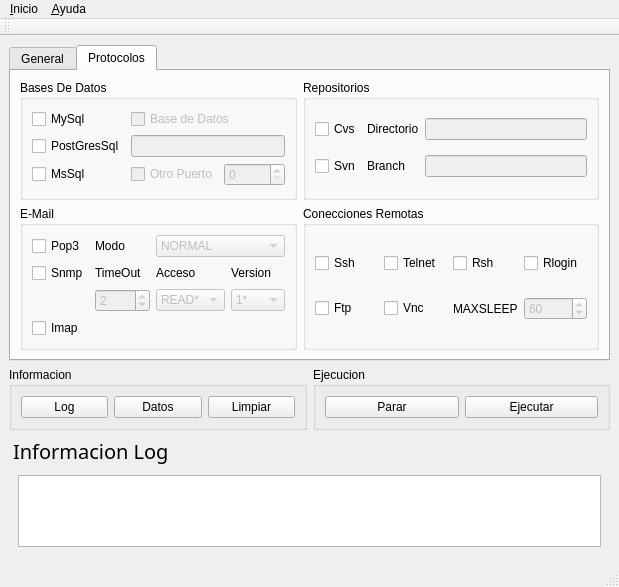
<ui version="4.0" >
 <class>OBruteForceGui</class>
 <widget class="QMainWindow" name="OBruteForceGui" >
  <property name="geometry" >
   <rect>
    <x>0</x>
    <y>0</y>
    <width>564</width>
    <height>587</height>
   </rect>
  </property>
  <property name="windowTitle" >
   <string>OBruteForceGui</string>
  </property>
  <widget class="QWidget" name="centralwidget" >
   <layout class="QGridLayout" >
    <item row="0" column="0" colspan="2" >
     <widget class="QTabWidget" name="tabWidget" >
      <property name="currentIndex" >
       <number>1</number>
      </property>
      <widget class="QWidget" name="tab" >
       <attribute name="title" >
        <string>General</string>
       </attribute>
       <layout class="QGridLayout" >
        <item row="0" column="0" >
         <widget class="QGroupBox" name="groupBox_6" >
          <property name="title" >
           <string>Usuario(s)</string>
          </property>
          <layout class="QGridLayout" >
           <item row="0" column="0" >
            <widget class="QLabel" name="label" >
             <property name="text" >
              <string>Usuario</string>
             </property>
            </widget>
           </item>
           <item row="1" column="0" >
            <widget class="QLineEdit" name="OUsersLineEdit" />
           </item>
           <item row="2" column="0" >
            <widget class="QCheckBox" name="OUsersCheckBox" >
             <property name="text" >
              <string>Introducir 
Varios Usuarios</string>
             </property>
            </widget>
           </item>
           <item row="3" column="0" >
            <widget class="QPushButton" name="OUsersPushButton" >
             <property name="enabled" >
              <bool>false</bool>
             </property>
             <property name="text" >
              <string>Usuarios</string>
             </property>
            </widget>
           </item>
          </layout>
         </widget>
        </item>
        <item row="0" column="1" >
         <widget class="QGroupBox" name="groupBox" >
          <property name="title" >
           <string>OBjetivo(s)</string>
          </property>
          <layout class="QGridLayout" >
           <item row="0" column="0" >
            <widget class="QLabel" name="label_2" >
             <property name="text" >
              <string>Ip</string>
             </property>
            </widget>
           </item>
           <item row="0" column="1" >
            <widget class="QSpinBox" name="OIpSpinBox1" >
             <property name="maximum" >
              <number>255</number>
             </property>
            </widget>
           </item>
           <item row="0" column="2" colspan="2" >
            <widget class="QSpinBox" name="OIpSpinBox2" >
             <property name="maximum" >
              <number>255</number>
             </property>
            </widget>
           </item>
           <item row="0" column="4" >
            <widget class="QSpinBox" name="OIpSpinBox3" >
             <property name="maximum" >
              <number>255</number>
             </property>
             <property name="value" >
              <number>0</number>
             </property>
            </widget>
           </item>
           <item row="0" column="5" >
            <widget class="QSpinBox" name="OIpSpinBox4" >
             <property name="maximum" >
              <number>255</number>
             </property>
            </widget>
           </item>
           <item row="1" column="0" colspan="4" >
            <widget class="QCheckBox" name="OMachinesNameCheckBox" >
             <property name="text" >
              <string>Introducir por nombre</string>
             </property>
            </widget>
           </item>
           <item row="2" column="0" colspan="6" >
            <widget class="QLineEdit" name="OMachinesLineEdit" >
             <property name="enabled" >
              <bool>false</bool>
             </property>
            </widget>
           </item>
           <item row="3" column="0" colspan="3" >
            <widget class="QCheckBox" name="OMachinesCheckBox" >
             <property name="text" >
              <string>Introducir 
Varias Maquinas</string>
             </property>
            </widget>
           </item>
           <item row="3" column="3" colspan="3" >
            <widget class="QPushButton" name="OMachinesPushButton" >
             <property name="enabled" >
              <bool>false</bool>
             </property>
             <property name="text" >
              <string>Maquinas</string>
             </property>
            </widget>
           </item>
          </layout>
         </widget>
        </item>
        <item rowspan="2" row="0" column="2" >
         <widget class="QGroupBox" name="groupBox_2" >
          <property name="title" >
           <string>Sesion</string>
          </property>
          <layout class="QGridLayout" >
           <item row="0" column="0" >
            <widget class="QLabel" name="label_3" >
             <property name="font" >
              <font>
               <pointsize>17</pointsize>
              </font>
             </property>
             <property name="text" >
              <string>OBrute</string>
             </property>
            </widget>
           </item>
           <item row="1" column="0" >
            <widget class="QLabel" name="label_4" >
             <property name="font" >
              <font>
               <pointsize>26</pointsize>
              </font>
             </property>
             <property name="text" >
              <string>Icono_Id</string>
             </property>
            </widget>
           </item>
          </layout>
         </widget>
        </item>
        <item row="1" column="0" colspan="2" >
         <widget class="QGroupBox" name="groupBox_5" >
          <property name="title" >
           <string>Diccionario</string>
          </property>
          <layout class="QGridLayout" >
           <item row="0" column="0" colspan="2" >
            <widget class="QLineEdit" name="ODictionaryLineEdit" />
           </item>
           <item row="0" column="2" >
            <widget class="QToolButton" name="ODictionaryToolButton" >
             <property name="text" >
              <string>...</string>
             </property>
            </widget>
           </item>
           <item row="1" column="0" >
            <widget class="QCheckBox" name="ODictionaryCheckBox" >
             <property name="text" >
              <string>Seleccionar De la Lista</string>
             </property>
            </widget>
           </item>
           <item row="1" column="1" >
            <widget class="QComboBox" name="ODictionaryComboBox" >
             <property name="enabled" >
              <bool>false</bool>
             </property>
            </widget>
           </item>
          </layout>
         </widget>
        </item>
       </layout>
      </widget>
      <widget class="QWidget" name="tab_2" >
       <attribute name="title" >
        <string>Protocolos</string>
       </attribute>
       <layout class="QGridLayout" >
        <item row="0" column="0" >
         <widget class="QGroupBox" name="ODataBaseGroupBox" >
          <property name="title" >
           <string>Bases De Datos</string>
          </property>
          <layout class="QGridLayout" >
           <item row="0" column="0" >
            <widget class="QCheckBox" name="OMySqlCheckBox" >
             <property name="text" >
              <string>MySql</string>
             </property>
            </widget>
           </item>
           <item row="0" column="1" colspan="2" >
            <widget class="QCheckBox" name="ODataBaseCheckBox" >
             <property name="enabled" >
              <bool>false</bool>
             </property>
             <property name="text" >
              <string>Base de Datos</string>
             </property>
            </widget>
           </item>
           <item row="1" column="0" >
            <widget class="QCheckBox" name="OPostGresSqlCheckBox" >
             <property name="text" >
              <string>PostGresSql</string>
             </property>
            </widget>
           </item>
           <item row="1" column="1" colspan="2" >
            <widget class="QLineEdit" name="ODataBaseLineEdit" >
             <property name="enabled" >
              <bool>false</bool>
             </property>
            </widget>
           </item>
           <item row="2" column="0" >
            <widget class="QCheckBox" name="OMsSqlCheckBox" >
             <property name="text" >
              <string>MsSql</string>
             </property>
            </widget>
           </item>
           <item row="2" column="1" >
            <widget class="QCheckBox" name="ODataBasePortCheckBox" >
             <property name="enabled" >
              <bool>false</bool>
             </property>
             <property name="text" >
              <string>Otro Puerto</string>
             </property>
            </widget>
           </item>
           <item row="2" column="2" >
            <widget class="QSpinBox" name="ODataBaseSpinBox" >
             <property name="enabled" >
              <bool>false</bool>
             </property>
             <property name="maximum" >
              <number>65000</number>
             </property>
            </widget>
           </item>
          </layout>
         </widget>
        </item>
        <item row="0" column="1" >
         <widget class="QGroupBox" name="ORepositoriesGroupBox" >
          <property name="title" >
           <string>Repositorios</string>
          </property>
          <layout class="QGridLayout" >
           <item row="0" column="0" >
            <widget class="QCheckBox" name="OCvsCheckBox" >
             <property name="text" >
              <string>Cvs</string>
             </property>
            </widget>
           </item>
           <item row="0" column="1" >
            <widget class="QLabel" name="label_9" >
             <property name="text" >
              <string>Directorio</string>
             </property>
            </widget>
           </item>
           <item row="0" column="2" >
            <widget class="QLineEdit" name="ORepositoriesCvsLineEdit" >
             <property name="enabled" >
              <bool>false</bool>
             </property>
            </widget>
           </item>
           <item row="1" column="0" >
            <widget class="QCheckBox" name="OSvnCheckBox" >
             <property name="text" >
              <string>Svn</string>
             </property>
            </widget>
           </item>
           <item row="1" column="1" >
            <widget class="QLabel" name="label_10" >
             <property name="text" >
              <string>Branch</string>
             </property>
            </widget>
           </item>
           <item row="1" column="2" >
            <widget class="QLineEdit" name="ORepositoriesSvnLineEdit" >
             <property name="enabled" >
              <bool>false</bool>
             </property>
            </widget>
           </item>
          </layout>
         </widget>
        </item>
        <item row="1" column="0" >
         <widget class="QGroupBox" name="OEmailGroupBox" >
          <property name="title" >
           <string>E-Mail</string>
          </property>
          <layout class="QGridLayout" >
           <item row="0" column="0" >
            <widget class="QCheckBox" name="OPop3CheckBox" >
             <property name="text" >
              <string>Pop3</string>
             </property>
            </widget>
           </item>
           <item row="0" column="1" >
            <widget class="QLabel" name="label_5" >
             <property name="text" >
              <string>Modo</string>
             </property>
            </widget>
           </item>
           <item row="0" column="2" colspan="2" >
            <widget class="QComboBox" name="OEmailPop3ModeComboBox" >
             <property name="enabled" >
              <bool>false</bool>
             </property>
             <item>
              <property name="text" >
               <string>NORMAL</string>
              </property>
             </item>
             <item>
              <property name="text" >
               <string>AS400</string>
              </property>
             </item>
            </widget>
           </item>
           <item row="1" column="0" >
            <widget class="QCheckBox" name="OSnmpCheckBox" >
             <property name="text" >
              <string>Snmp</string>
             </property>
            </widget>
           </item>
           <item row="1" column="1" >
            <widget class="QLabel" name="label_6" >
             <property name="text" >
              <string>TimeOut</string>
             </property>
            </widget>
           </item>
           <item row="1" column="2" >
            <widget class="QLabel" name="label_7" >
             <property name="text" >
              <string>Acceso</string>
             </property>
            </widget>
           </item>
           <item row="1" column="3" >
            <widget class="QLabel" name="label_8" >
             <property name="text" >
              <string>Version</string>
             </property>
            </widget>
           </item>
           <item row="2" column="1" >
            <widget class="QSpinBox" name="OEmailSpinBox" >
             <property name="enabled" >
              <bool>false</bool>
             </property>
             <property name="value" >
              <number>2</number>
             </property>
            </widget>
           </item>
           <item row="2" column="2" >
            <widget class="QComboBox" name="comboBox_3" >
             <property name="enabled" >
              <bool>false</bool>
             </property>
             <item>
              <property name="text" >
               <string>READ*</string>
              </property>
             </item>
             <item>
              <property name="text" >
               <string>WRITE</string>
              </property>
             </item>
            </widget>
           </item>
           <item row="2" column="3" >
            <widget class="QComboBox" name="comboBox_4" >
             <property name="enabled" >
              <bool>false</bool>
             </property>
             <item>
              <property name="text" >
               <string>1*</string>
              </property>
             </item>
             <item>
              <property name="text" >
               <string>2C</string>
              </property>
             </item>
            </widget>
           </item>
           <item row="3" column="0" >
            <widget class="QCheckBox" name="OImapCheckBox" >
             <property name="text" >
              <string>Imap</string>
             </property>
            </widget>
           </item>
          </layout>
         </widget>
        </item>
        <item row="1" column="1" >
         <widget class="QGroupBox" name="ORemoteConnectionGroupBox" >
          <property name="title" >
           <string>Conecciones Remotas</string>
          </property>
          <layout class="QGridLayout" >
           <item row="0" column="0" >
            <widget class="QCheckBox" name="OSshCheckBox" >
             <property name="text" >
              <string>Ssh</string>
             </property>
            </widget>
           </item>
           <item row="0" column="1" >
            <widget class="QCheckBox" name="OTelnetCheckBox" >
             <property name="text" >
              <string>Telnet</string>
             </property>
            </widget>
           </item>
           <item row="0" column="2" >
            <widget class="QCheckBox" name="ORshCheckBox" >
             <property name="text" >
              <string>Rsh</string>
             </property>
            </widget>
           </item>
           <item row="0" column="3" >
            <widget class="QCheckBox" name="ORloginCheckBox" >
             <property name="text" >
              <string>Rlogin</string>
             </property>
            </widget>
           </item>
           <item row="1" column="0" >
            <widget class="QCheckBox" name="OFtpCheckBox" >
             <property name="text" >
              <string>Ftp</string>
             </property>
            </widget>
           </item>
           <item row="1" column="1" >
            <widget class="QCheckBox" name="OVncCheckBox" >
             <property name="text" >
              <string>Vnc</string>
             </property>
            </widget>
           </item>
           <item row="1" column="2" >
            <widget class="QLabel" name="label_11" >
             <property name="text" >
              <string>MAXSLEEP</string>
             </property>
            </widget>
           </item>
           <item row="1" column="3" >
            <widget class="QSpinBox" name="spinBox_7" >
             <property name="enabled" >
              <bool>false</bool>
             </property>
             <property name="value" >
              <number>60</number>
             </property>
            </widget>
           </item>
          </layout>
         </widget>
        </item>
       </layout>
      </widget>
     </widget>
    </item>
    <item row="1" column="0" >
     <widget class="QGroupBox" name="groupBox_3" >
      <property name="title" >
       <string>Informacion</string>
      </property>
      <layout class="QGridLayout" >
       <item row="0" column="0" >
        <widget class="QPushButton" name="pushButton_7" >
         <property name="text" >
          <string>Log</string>
         </property>
        </widget>
       </item>
       <item row="0" column="1" >
        <widget class="QPushButton" name="pushButton_5" >
         <property name="text" >
          <string>Datos</string>
         </property>
        </widget>
       </item>
       <item row="0" column="2" >
        <widget class="QPushButton" name="pushButton_2" >
         <property name="text" >
          <string>Limpiar</string>
         </property>
        </widget>
       </item>
      </layout>
     </widget>
    </item>
    <item row="1" column="1" >
     <widget class="QGroupBox" name="groupBox_4" >
      <property name="title" >
       <string>Ejecucion</string>
      </property>
      <layout class="QGridLayout" >
       <item row="0" column="0" >
        <widget class="QPushButton" name="OStopPushButton" >
         <property name="text" >
          <string>Parar</string>
         </property>
        </widget>
       </item>
       <item row="0" column="1" >
        <widget class="QPushButton" name="ORunPushButton" >
         <property name="text" >
          <string>Ejecutar</string>
         </property>
        </widget>
       </item>
      </layout>
     </widget>
    </item>
    <item row="2" column="0" colspan="2" >
     <widget class="QDockWidget" name="dockWidget" >
      <property name="font" >
       <font>
        <family>OStayPuft</family>
        <pointsize>15</pointsize>
       </font>
      </property>
      <property name="features" >
       <set>QDockWidget::DockWidgetMovable</set>
      </property>
      <property name="windowTitle" >
       <string>Informacion Log</string>
      </property>
      <widget class="QWidget" name="dockWidgetContents" >
       <layout class="QGridLayout" >
        <item row="0" column="0" >
         <widget class="QTextEdit" name="OLogPanelTextEdit" >
          <property name="readOnly" >
           <bool>true</bool>
          </property>
         </widget>
        </item>
       </layout>
      </widget>
     </widget>
    </item>
   </layout>
  </widget>
  <widget class="QMenuBar" name="menubar" >
   <property name="geometry" >
    <rect>
     <x>0</x>
     <y>0</y>
     <width>564</width>
     <height>26</height>
    </rect>
   </property>
   <widget class="QMenu" name="menu_Inicio" >
    <property name="title" >
     <string>&amp;Inicio</string>
    </property>
    <addaction name="action_Salir" />
   </widget>
   <widget class="QMenu" name="menu_Ayuda" >
    <property name="title" >
     <string>&amp;Ayuda</string>
    </property>
    <addaction name="action_Ayuda" />
    <addaction name="OActionAbout" />
   </widget>
   <addaction name="menu_Inicio" />
   <addaction name="menu_Ayuda" />
  </widget>
  <widget class="QStatusBar" name="statusbar" />
  <widget class="QToolBar" name="toolBar" >
   <property name="windowTitle" >
    <string>toolBar</string>
   </property>
   <attribute name="toolBarArea" >
    <enum>TopToolBarArea</enum>
   </attribute>
   <attribute name="toolBarBreak" >
    <bool>false</bool>
   </attribute>
  </widget>
  <action name="action_Salir" >
   <property name="text" >
    <string>&amp;Salir</string>
   </property>
   <property name="shortcut" >
    <string>Ctrl+Q</string>
   </property>
   <property name="shortcutContext" >
    <enum>Qt::WidgetShortcut</enum>
   </property>
  </action>
  <action name="action_Ayuda" >
   <property name="text" >
    <string>&amp;Ayuda</string>
   </property>
  </action>
  <action name="OActionAbout" >
   <property name="checkable" >
    <bool>false</bool>
   </property>
   <property name="text" >
    <string>&amp;Informacion</string>
   </property>
  </action>
 </widget>
 <resources/>
 <connections>
  <connection>
   <sender>pushButton_2</sender>
   <signal>clicked()</signal>
   <receiver>OLogPanelTextEdit</receiver>
   <slot>clear()</slot>
   <hints>
    <hint type="sourcelabel" >
     <x>251</x>
     <y>393</y>
    </hint>
    <hint type="destinationlabel" >
     <x>246</x>
     <y>474</y>
    </hint>
   </hints>
  </connection>
  <connection>
   <sender>action_Salir</sender>
   <signal>activated()</signal>
   <receiver>OBruteForceGui</receiver>
   <slot>close()</slot>
   <hints>
    <hint type="sourcelabel" >
     <x>-1</x>
     <y>-1</y>
    </hint>
    <hint type="destinationlabel" >
     <x>281</x>
     <y>293</y>
    </hint>
   </hints>
  </connection>
 </connections>
</ui>
